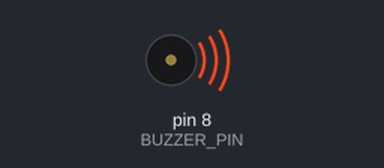
The sketch below on a simulated Arduino Uno, built with avr-gcc and run on an emulated ATmega328P. Parts: buzzer (waves = sounding).

Above: at 3.1 s.
At 3.49 s:
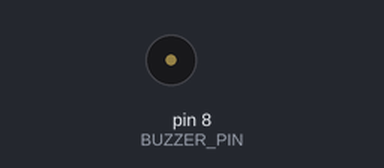
Timing chart, 0 to 4.1 s (numbered marks = the images above):
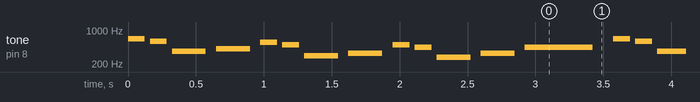

The sketch:

nokia.ino
```cpp
// (licence header left out)
#include "pitches.h"

#define BUZZER_PIN 8

int melody[] = {
  NOTE_E5, NOTE_D5, NOTE_FS4, NOTE_GS4,
  NOTE_CS5, NOTE_B4, NOTE_D4, NOTE_E4,
  NOTE_B4, NOTE_A4, NOTE_CS4, NOTE_E4,
  NOTE_A4
};

int durations[] = {
  8, 8, 4, 4,
  8, 8, 4, 4,
  8, 8, 4, 4,
  2
};

void setup()
{
  pinMode(BUZZER_PIN, OUTPUT);
}

void loop()
{
  int size = sizeof(durations) / sizeof(int);

  for (int note = 0; note < size; note++) {
    //to calculate the note duration, take one second divided by the note type.
    //e.g. quarter note = 1000 / 4, eighth note = 1000/8, etc.
    int duration = 1000 / durations[note];
    tone(BUZZER_PIN, melody[note], duration);

    //to distinguish the notes, set a minimum time between them.
    //the note's duration + 30% seems to work well:
    int pauseBetweenNotes = duration * 1.30;
    delay(pauseBetweenNotes);

    //stop the tone playing:
    noTone(BUZZER_PIN);
  }
}
```

Measured:
- by itself, tone on pin 8 (BUZZER_PIN): plays 659 Hz for 0.13 s, 587 Hz for 0.13 s, 370 Hz for 0.25 s, 415 Hz for 0.25 s, 554 Hz for 0.13 s, 494 Hz for 0.13 s … (475 notes in this stretch)
